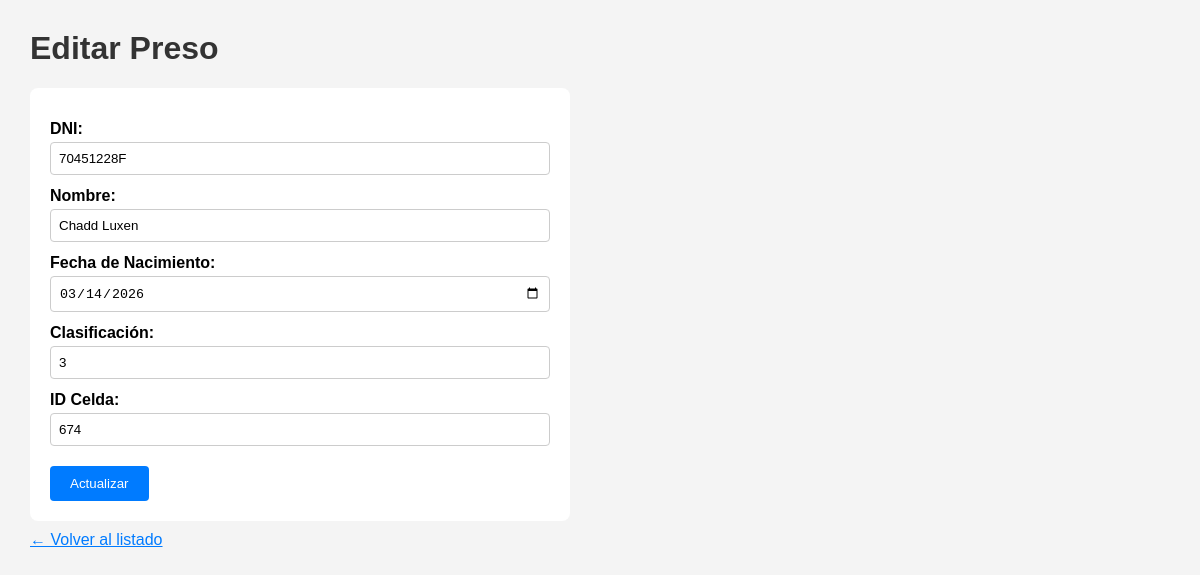
Page /prision/editar.php?id=60 on the committed database.
### tables this page shows
CREATE TABLE `preso` (
  `id_preso` int(11) NOT NULL,
  `dni_preso` varchar(20) DEFAULT NULL,
  `nombre` varchar(100) DEFAULT NULL,
  `fecha_nacimiento` date DEFAULT NULL,
  `clasificacion` int(11) DEFAULT NULL,
  `id_celda` int(11) DEFAULT NULL
);

### prision/editar.php (the view, shortened to what this page needs)
<!DOCTYPE html>
<html lang="es">
<head>
</head>
<body>
<h1>Editar Preso</h1>
<?php
include 'conexion.php';
$id = mysqli_real_escape_string($conexion, $_GET['id']);
$resultado = mysqli_query($conexion, "SELECT * FROM preso WHERE id_preso='$id'");
$fila = mysqli_fetch_assoc($resultado);
?>
<form method="POST">
    <label>DNI:</label>
    <input type="text" name="dni_preso" value="<?= htmlspecialchars($fila['dni_preso']) ?>" required>
    <label>Nombre:</label>
    <input type="text" name="nombre" value="<?= htmlspecialchars($fila['nombre']) ?>" required>
    <label>Fecha de Nacimiento:</label>
    <input type="date" name="fecha_nacimiento" value="<?= $fila['fecha_nacimiento'] ?>">
    <label>Clasificación:</label>
    <input type="number" name="clasificacion" value="<?= $fila['clasificacion'] ?>">
    <label>ID Celda:</label>
    <input type="number" name="id_celda" value="<?= $fila['id_celda'] ?>">
    <button type="submit">Actualizar</button>
</form>
<a href="index.php">← Volver al listado</a>
</body>
</html>

### prision/editar.php (style rules this page uses)
body { font-family: Arial, sans-serif; margin: 30px; background: #f4f4f4; }
h1 { color: #333; }
form { background: white; padding: 20px; border-radius: 8px; max-width: 500px; }
label { display: block; margin-top: 12px; font-weight: bold; }
input { width: 100%; padding: 8px; margin-top: 4px; box-sizing: border-box; border: 1px solid #ccc; border-radius: 4px; }
button { margin-top: 20px; padding: 10px 20px; background: #007bff; color: white; border: none; border-radius: 4px; cursor: pointer; }
a { display: inline-block; margin-top: 10px; color: #007bff; }

### rows in the picture
preso: dni_preso "70451228F", nombre "Chadd Luxen", fecha_nacimiento "03/14/2026", clasificacion "3", id_celda "674"
